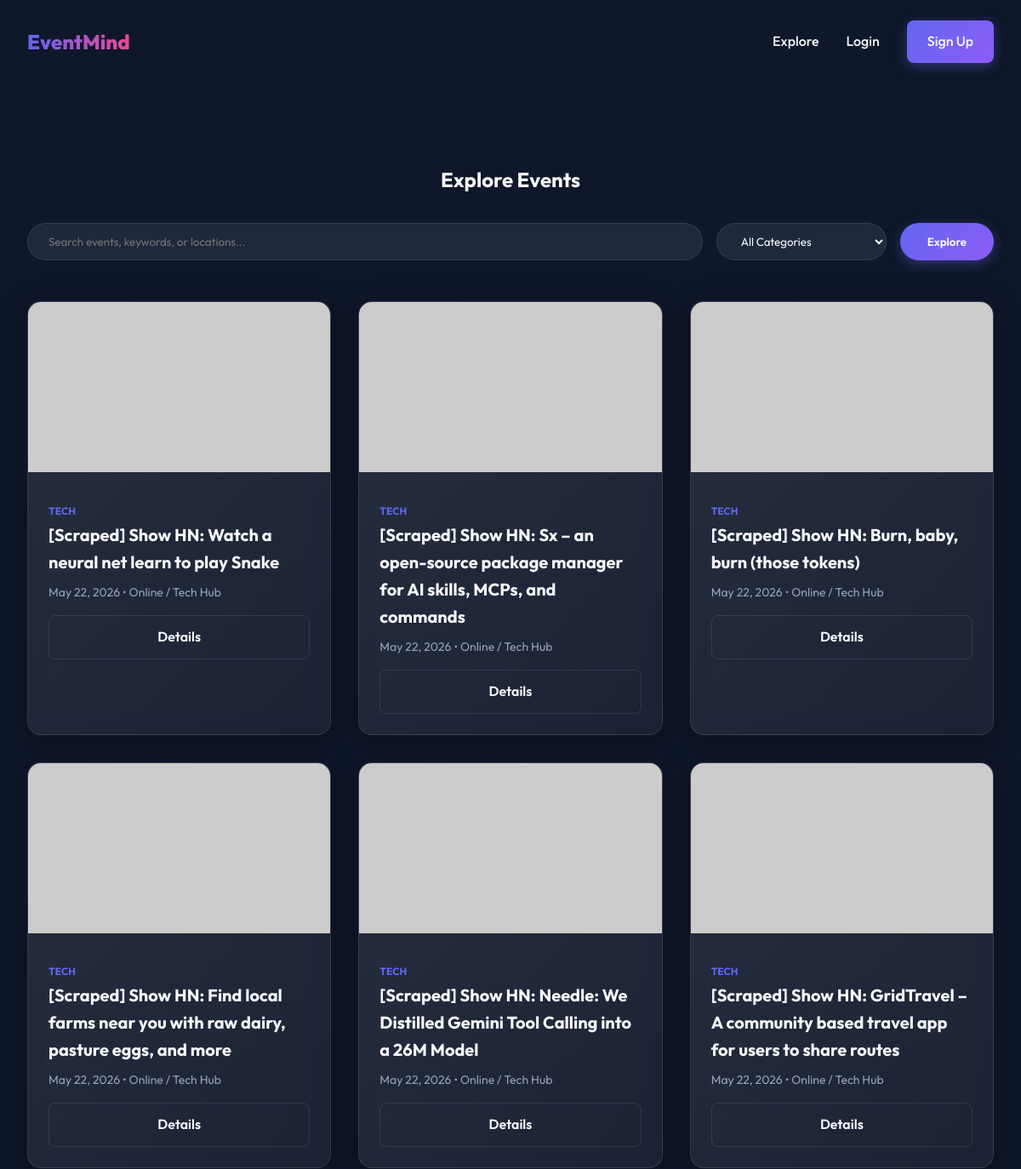
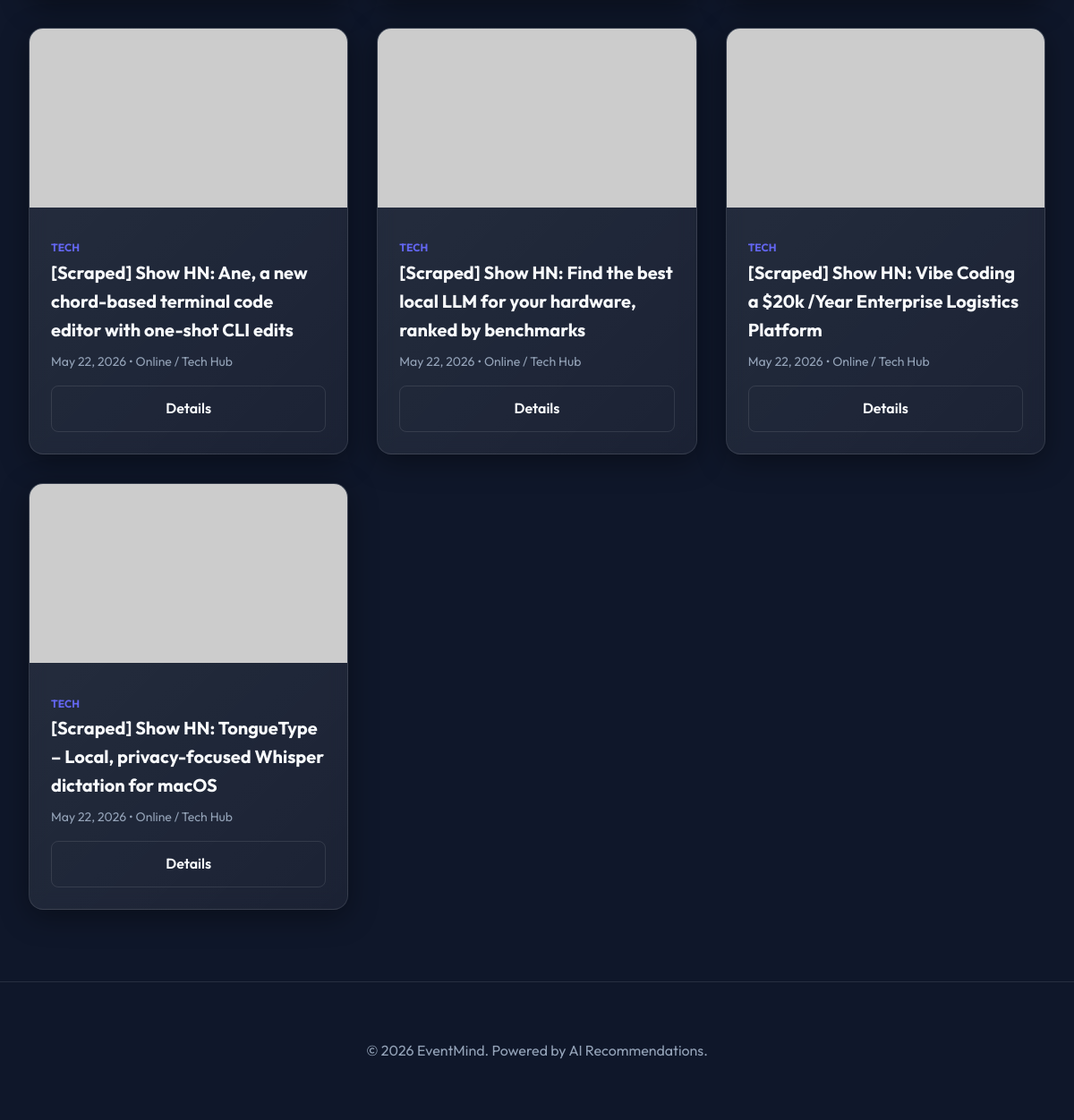
The app's page /events with its own data (2 pictures, top to bottom).
### app/models/event.py (models this page shows, shortened)
class Event(Base, TimestampMixin):
    __tablename__ = "events"
    id: Mapped[int] = mapped_column(primary_key=True, index=True)
    title: Mapped[str] = mapped_column(String(200), nullable=False, index=True)
    description: Mapped[str] = mapped_column(Text, nullable=False)
    location: Mapped[str] = mapped_column(String(300), nullable=False)
    event_date: Mapped[datetime] = mapped_column(DateTime(timezone=True), nullable=False, index=True)
    capacity: Mapped[int] = mapped_column(Integer, default=100, nullable=False)
    category: Mapped[str] = mapped_column(String(100), nullable=False, index=True)
    tags: Mapped[list] = mapped_column(JSON, default=list, nullable=False)
    image_url: Mapped[str | None] = mapped_column(String(500), nullable=True)
    source_url: Mapped[str | None] = mapped_column(String(500), nullable=True)
    is_active: Mapped[bool] = mapped_column(Boolean, default=True, nullable=False)
    owner_id: Mapped[int] = mapped_column(ForeignKey("users.id"), nullable=False)
    owner: Mapped["User"] = relationship("User", back_populates="events")
    registrations: Mapped[list["Registration"]] = relationship(
        "Registration", back_populates="event", lazy="selectin"
    )
    comments: Mapped[list["Comment"]] = relationship(
        "Comment", back_populates="event", lazy="selectin", cascade="all, delete-orphan"
    )
    favorited_by: Mapped[list["User"]] = relationship(
        "User", secondary="user_favorite_events", back_populates="favorites", lazy="selectin"
    )

### app/web/event_views.py (the view)
@router.get("", response_class=HTMLResponse)
async def event_list(
    request: Request,
    page: int = 1,
    category: str | None = None,
    search: str | None = None,
    session: AsyncSession = Depends(get_db),
):
    current_user = await get_current_user_from_cookie(
        access_token=request.cookies.get("access_token"), session=session
    )
    service = EventService(session)
    result = await service.get_events_paginated(
        page=page, size=12, category=category, search=search
    )
    events = result.items
    if current_user:
        fav_service = FavoriteService(session)
        await fav_service.mark_favorites(events, current_user.id)
    return templates.TemplateResponse(
        request=request,
        name="events/list.html",
        context={
            "current_user": current_user,
            "events": events,
            "total": result.total,
            "page": page,
            "pages": result.pages,
            "category": category,
            "search": search,
        },
    )

### templates/events/list.html (shortened to what this page needs)
{% extends "base.html" %}
{% block content %}
<section style="padding-top: 8rem;">
    <div class="section-title">
        <h2>Explore Events</h2>
        <form action="/events" method="GET" class="search-container">
            <input type="text" name="search" class="search-input" placeholder="Search events, keywords, or locations..." value="{{ search or '' }}">
            <select name="category" class="search-input" style="flex: 0 0 200px;">
                <option value="">All Categories</option>
            </select>
            <button type="submit" class="btn btn-primary" style="border-radius: 2rem; padding: 0.75rem 2rem;">Explore</button>
        </form>
    </div>
    <div class="event-grid">
        {% for event in events %}
            {% include "partials/event_card.html" %}
        {% else %}
            <div style="grid-column: 1 / -1; text-align: center; padding: 4rem; color: var(--text-muted);">
                No events found.
            </div>
        {% endfor %}
    </div>
</section>
{% endblock %}

### templates/partials/event_card.html (shortened to what this page needs)
<div class="event-card glass-card">
    <div class="event-image-container">
        <a href="{{ event.source_url or '/events/' + (event.id|string) }}" {% if event.source_url %}target="_blank"{% endif %}>
            <img src="{{ event.image_url or 'https://via.placeholder.com/400x200' }}" alt="{{ event.title }}" class="event-image">
        </a>
    </div>
    <div class="event-details">
        <span class="event-category">{{ event.category }}</span>
        <h3 class="event-title">
            <a href="{{ event.source_url or '/events/' + (event.id|string) }}" {% if event.source_url %}target="_blank"{% endif %}>
                {{ event.title }}
            </a>
        </h3>
        <div class="event-info">
            <span>{{ event.event_date.strftime('%B %d, %Y') }}</span> •
            <span>{{ event.location }}</span>
        </div>
        <div class="event-actions">
            <a href="/events/{{ event.id }}" class="btn btn-outline" style="flex: 1; text-align: center;">Details</a>
        </div>
    </div>
</div>

### static/css/main.css (style rules this page uses)
:root { --primary: #6366f1; --primary-dark: #4f46e5; --secondary: #ec4899; --accent: #8b5cf6; --background: #0f172a; --surface: #1e293b; --surface-light: #334155; --text: #f8fafc; --text-muted: #94a3b8; --error: #ef4444; --success: #10b981; --glass: rgba(255, 255, 255, 0.05); --glass-border: rgba(255, 255, 255, 0.1); }
* { margin: 0; padding: 0; box-sizing: border-box; font-family: 'Outfit', sans-serif; }
body { background-color: var(--background); color: var(--text); line-height: 1.6; overflow-x: hidden; }
.glass-card { background: linear-gradient(135deg, rgba(255,255,255,0.1), rgba(255,255,255,0.05)); backdrop-filter: blur(10px); border: 1px solid rgba(255,255,255,0.1); box-shadow: 0 8px 32px 0 rgba(0, 0, 0, 0.37); }
.btn { padding: 0.75rem 1.5rem; border-radius: 0.5rem; font-weight: 600; cursor: pointer; transition: all 0.3s cubic-bezier(0.4, 0, 0.2, 1); text-decoration: none; display: inline-block; border: none; }
.btn-primary { background: linear-gradient(135deg, var(--primary), var(--accent)); color: white; box-shadow: 0 4px 14px 0 rgba(99, 102, 241, 0.39); }
.btn-outline { background: transparent; border: 1px solid var(--glass-border); color: var(--text); }
.section-title { text-align: center; margin: 4rem 0 3rem; }
.event-grid { display: grid; grid-template-columns: repeat(auto-fill, minmax(300px, 1fr)); gap: 2rem; max-width: 1200px; margin: 0 auto; padding: 0 2rem; }
.event-card { border-radius: 1rem; overflow: hidden; transition: transform 0.3s; }
.event-image { width: 100%; height: 200px; object-fit: cover; background: var(--surface-light); }
.event-image-container { position: relative; overflow: hidden; }
.event-image { transition: transform 0.5s ease; }
.event-details { padding: 1.5rem; }
.event-category { font-size: 0.75rem; text-transform: uppercase; font-weight: 700; color: var(--primary); margin-bottom: 0.5rem; }
.event-title { font-size: 1.25rem; font-weight: 700; margin-bottom: 0.5rem; }
.event-title a { color: var(--text); text-decoration: none; transition: color 0.3s; }
.event-info { font-size: 0.875rem; color: var(--text-muted); margin-bottom: 1rem; }
.event-actions { display: flex; align-items: center; margin-top: auto; }
.search-container { max-width: 1200px; margin: 2rem auto; padding: 0 2rem; display: flex; gap: 1rem; }
.search-input { flex: 1; background: var(--surface); border: 1px solid var(--glass-border); padding: 0.75rem 1.5rem; border-radius: 2rem; color: var(--text); transition: all 0.3s; }

### records on screen
Event: category "TECH", title "[Scraped] Show HN: Watch a neural net learn to play Snake", event_date "May 22, 2026", location "Online / Tech Hub"
Event: category "TECH", title "[Scraped] Show HN: Sx – an open-source package manager for AI skills, MCPs, and commands", event_date "May 22, 2026", location "Online / Tech Hub"
Event: category "TECH", title "[Scraped] Show HN: Burn, baby, burn (those tokens)", event_date "May 22, 2026", location "Online / Tech Hub"
Event: category "TECH", title "[Scraped] Show HN: Find local farms near you with raw dairy, pasture eggs, and more", event_date "May 22, 2026", location "Online / Tech Hub"
Event: category "TECH", title "[Scraped] Show HN: Needle: We Distilled Gemini Tool Calling into a 26M Model", event_date "May 22, 2026", location "Online / Tech Hub"
Event: category "TECH", title "[Scraped] Show HN: GridTravel – A community based travel app for users to share routes", event_date "May 22, 2026", location "Online / Tech Hub"
Event: category "TECH", title "[Scraped] Show HN: Ane, a new chord-based terminal code editor with one-shot CLI edits", event_date "May 22, 2026", location "Online / Tech Hub"
Event: category "TECH", title "[Scraped] Show HN: Find the best local LLM for your hardware, ranked by benchmarks", event_date "May 22, 2026", location "Online / Tech Hub"
Event: category "TECH", title "[Scraped] Show HN: Vibe Coding a $20k /Year Enterprise Logistics Platform", event_date "May 22, 2026", location "Online / Tech Hub"
Event: category "TECH", title "[Scraped] Show HN: TongueType – Local, privacy-focused Whisper dictation for macOS", event_date "May 22, 2026", location "Online / Tech Hub"
